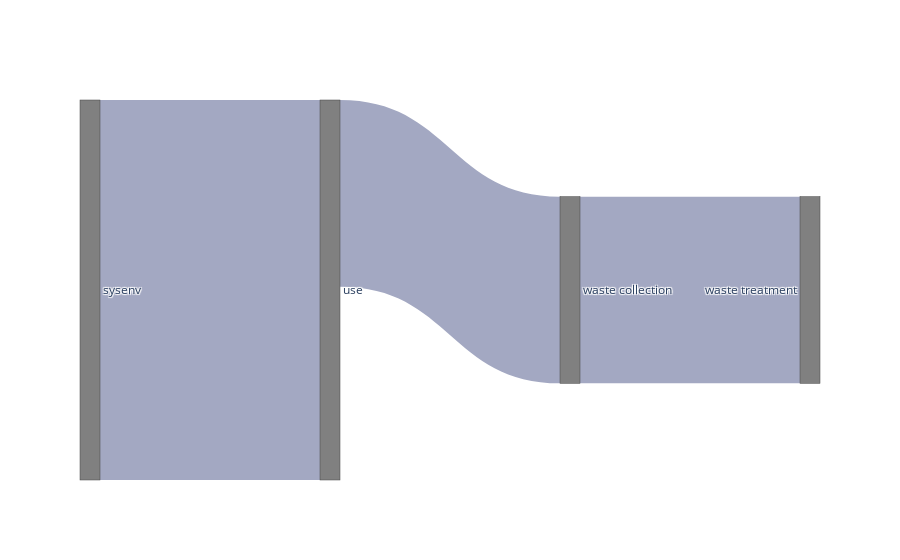

This figure's notebook cell:
### Code cell
fig_aggregated = fde.PlotlySankeyPlotter(mfa=ConcreteMFA_FR, exclude_processes=[]).plot()
fig_aggregated.show()

### Figure 1 — Plotly figure (JSON) as saved in the notebook; plotly's stock layout.template omitted (floating-point values rounded to 4 significant figures)
{"data": [{"arrangement": "snap", "link": {"color": ["hsl(230,20,70)", "hsl(230,20,70)", "hsl(230,20,70)"], "label": ["sysenv => use", "use => waste collection", "waste collection => waste treatment"], "source": [0, 1, 2], "target": [1, 2, 3], "value": [17970000.0, 8828000.0, 8828000.0]}, "node": {"color": ["gray", "gray", "gray", "gray"], "label": ["sysenv", "use", "waste collection", "waste treatment"], "pad": 10}, "type": "sankey"}], "layout": {}}
